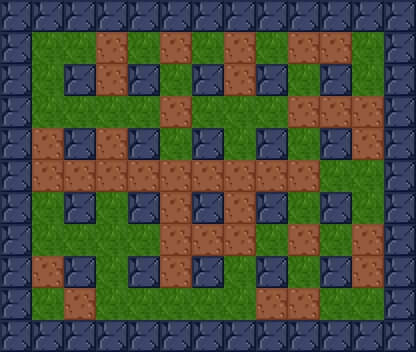

This is a level from a 2D game, rendered from its Tiled map with the project's own tilesets. A one-line summary and the complete map file follow:
An orthogonal 13x11 tile map with 32x32 px tiles, 2 tile layers (base, piedras).

<map version="1.0" orientation="orthogonal" renderorder="right-down" width="13" height="11" tilewidth="32" tileheight="32" nextobjectid="1">
 <properties>
  <property name="nombre" value="Nivel 1" />
 </properties>
 <tileset firstgid="1" name="tile" tilewidth="32" tileheight="32" tilecount="3">
  <image source="../tilebase.png" width="96" height="32" />
  <terraintypes>
   <terrain name="New Terrain" tile="-1" />
  </terraintypes>
 </tileset>
 <layer name="base" width="13" height="11">
  <data>
   <tile gid="1" />
   <tile gid="1" />
   <tile gid="1" />
   <tile gid="1" />
   <tile gid="1" />
   <tile gid="1" />
   <tile gid="1" />
   <tile gid="1" />
   <tile gid="1" />
   <tile gid="1" />
   <tile gid="1" />
   <tile gid="1" />
   <tile gid="1" />
   <tile gid="1" />
   <tile gid="2" />
   <tile gid="2" />
   <tile gid="2" />
   <tile gid="2" />
   <tile gid="2" />
   <tile gid="2" />
   <tile gid="2" />
   <tile gid="2" />
   <tile gid="2" />
   <tile gid="2" />
   <tile gid="2" />
   <tile gid="1" />
   <tile gid="1" />
   <tile gid="2" />
   <tile gid="1" />
   <tile gid="2" />
   <tile gid="1" />
   <tile gid="2" />
   <tile gid="1" />
   <tile gid="2" />
   <tile gid="1" />
   <tile gid="2" />
   <tile gid="1" />
   <tile gid="2" />
   <tile gid="1" />
   <tile gid="1" />
   <tile gid="2" />
   <tile gid="2" />
   <tile gid="2" />
   <tile gid="2" />
   <tile gid="2" />
   <tile gid="2" />
   <tile gid="2" />
   <tile gid="2" />
   <tile gid="2" />
   <tile gid="2" />
   <tile gid="2" />
   <tile gid="1" />
   <tile gid="1" />
   <tile gid="2" />
   <tile gid="1" />
   <tile gid="2" />
   <tile gid="1" />
   <tile gid="2" />
   <tile gid="1" />
   <tile gid="2" />
   <tile gid="1" />
   <tile gid="2" />
   <tile gid="1" />
   <tile gid="2" />
   <tile gid="1" />
   <tile gid="1" />
   <tile gid="2" />
   <tile gid="2" />
   <tile gid="2" />
   <tile gid="2" />
   <tile gid="2" />
   <tile gid="2" />
   <tile gid="2" />
   <tile gid="2" />
   <tile gid="2" />
   <tile gid="2" />
   <tile gid="2" />
   <tile gid="1" />
   <tile gid="1" />
   <tile gid="2" />
   <tile gid="1" />
   <tile gid="2" />
   <tile gid="1" />
   <tile gid="2" />
   <tile gid="1" />
   <tile gid="2" />
   <tile gid="1" />
   <tile gid="2" />
   <tile gid="1" />
   <tile gid="2" />
   <tile gid="1" />
   <tile gid="1" />
   <tile gid="2" />
   <tile gid="2" />
   <tile gid="2" />
   <tile gid="2" />
   <tile gid="2" />
   <tile gid="2" />
   <tile gid="2" />
   <tile gid="2" />
   <tile gid="2" />
   <tile gid="2" />
   <tile gid="2" />
   <tile gid="1" />
   <tile gid="1" />
   <tile gid="2" />
   <tile gid="1" />
   <tile gid="2" />
   <tile gid="1" />
   <tile gid="2" />
   <tile gid="1" />
   <tile gid="2" />
   <tile gid="1" />
   <tile gid="2" />
   <tile gid="1" />
   <tile gid="2" />
   <tile gid="1" />
   <tile gid="1" />
   <tile gid="2" />
   <tile gid="2" />
   <tile gid="2" />
   <tile gid="2" />
   <tile gid="2" />
   <tile gid="2" />
   <tile gid="2" />
   <tile gid="2" />
   <tile gid="2" />
   <tile gid="2" />
   <tile gid="2" />
   <tile gid="1" />
   <tile gid="1" />
   <tile gid="1" />
   <tile gid="1" />
   <tile gid="1" />
   <tile gid="1" />
   <tile gid="1" />
   <tile gid="1" />
   <tile gid="1" />
   <tile gid="1" />
   <tile gid="1" />
   <tile gid="1" />
   <tile gid="1" />
   <tile gid="1" />
  </data>
 </layer>
 <layer name="piedras" width="13" height="11">
  <data>
   <tile gid="0" />
   <tile gid="0" />
   <tile gid="0" />
   <tile gid="0" />
   <tile gid="0" />
   <tile gid="0" />
   <tile gid="0" />
   <tile gid="0" />
   <tile gid="0" />
   <tile gid="0" />
   <tile gid="0" />
   <tile gid="0" />
   <tile gid="0" />
   <tile gid="0" />
   <tile gid="0" />
   <tile gid="0" />
   <tile gid="3" />
   <tile gid="0" />
   <tile gid="3" />
   <tile gid="0" />
   <tile gid="3" />
   <tile gid="0" />
   <tile gid="3" />
   <tile gid="3" />
   <tile gid="0" />
   <tile gid="0" />
   <tile gid="0" />
   <tile gid="0" />
   <tile gid="0" />
   <tile gid="3" />
   <tile gid="0" />
   <tile gid="0" />
   <tile gid="0" />
   <tile gid="3" />
   <tile gid="0" />
   <tile gid="0" />
   <tile gid="0" />
   <tile gid="0" />
   <tile gid="0" />
   <tile gid="0" />
   <tile gid="0" />
   <tile gid="0" />
   <tile gid="0" />
   <tile gid="0" />
   <tile gid="3" />
   <tile gid="0" />
   <tile gid="0" />
   <tile gid="0" />
   <tile gid="3" />
   <tile gid="3" />
   <tile gid="3" />
   <tile gid="0" />
   <tile gid="0" />
   <tile gid="3" />
   <tile gid="0" />
   <tile gid="3" />
   <tile gid="0" />
   <tile gid="0" />
   <tile gid="0" />
   <tile gid="0" />
   <tile gid="0" />
   <tile gid="0" />
   <tile gid="0" />
   <tile gid="3" />
   <tile gid="0" />
   <tile gid="0" />
   <tile gid="3" />
   <tile gid="3" />
   <tile gid="3" />
   <tile gid="3" />
   <tile gid="3" />
   <tile gid="3" />
   <tile gid="3" />
   <tile gid="3" />
   <tile gid="3" />
   <tile gid="0" />
   <tile gid="0" />
   <tile gid="0" />
   <tile gid="0" />
   <tile gid="0" />
   <tile gid="0" />
   <tile gid="0" />
   <tile gid="0" />
   <tile gid="3" />
   <tile gid="0" />
   <tile gid="3" />
   <tile gid="0" />
   <tile gid="0" />
   <tile gid="0" />
   <tile gid="0" />
   <tile gid="0" />
   <tile gid="0" />
   <tile gid="0" />
   <tile gid="0" />
   <tile gid="0" />
   <tile gid="0" />
   <tile gid="3" />
   <tile gid="3" />
   <tile gid="3" />
   <tile gid="0" />
   <tile gid="3" />
   <tile gid="0" />
   <tile gid="3" />
   <tile gid="0" />
   <tile gid="0" />
   <tile gid="3" />
   <tile gid="0" />
   <tile gid="0" />
   <tile gid="0" />
   <tile gid="3" />
   <tile gid="0" />
   <tile gid="0" />
   <tile gid="0" />
   <tile gid="0" />
   <tile gid="0" />
   <tile gid="3" />
   <tile gid="0" />
   <tile gid="0" />
   <tile gid="0" />
   <tile gid="3" />
   <tile gid="0" />
   <tile gid="0" />
   <tile gid="0" />
   <tile gid="0" />
   <tile gid="0" />
   <tile gid="3" />
   <tile gid="3" />
   <tile gid="0" />
   <tile gid="0" />
   <tile gid="0" />
   <tile gid="0" />
   <tile gid="0" />
   <tile gid="0" />
   <tile gid="0" />
   <tile gid="0" />
   <tile gid="0" />
   <tile gid="0" />
   <tile gid="0" />
   <tile gid="0" />
   <tile gid="0" />
   <tile gid="0" />
   <tile gid="0" />
   <tile gid="0" />
  </data>
 </layer>
</map>
